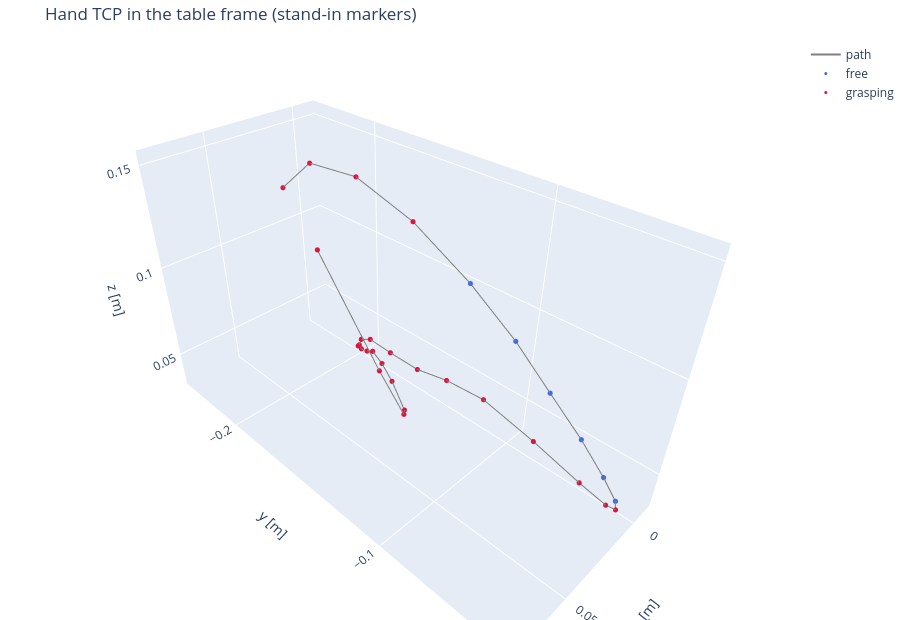

The notebook cell this image was saved under:
### Markdown cell above
## The human clip in the table frame

### Code cell
import tempfile
from pathlib import Path

from hurobo.teleop_app import prepare_stand_in_clip
from hurobo.utils.notebook import show_video
from hurobo.utils.viewer import trajectories_figure, trajectory_figure

WORK_DIR = Path(tempfile.mkdtemp(prefix="hurobo_teleop_"))
CLIP_DIR = ROOT / "data/raw/overview_gif/hand_moves_cube"

clip = prepare_stand_in_clip(CLIP_DIR, WORK_DIR / "front", camera_position_table=(0.0, -0.45, 0.40))
demo = clip.demo
print(f"{len(demo.timestamps_s)} samples over {demo.timestamps_s[-1]:.2f} s")
print("QC:", "; ".join(clip.report.reasons))
trajectory_figure(
    demo.tcp_pos_table, demo.is_grasping, "Hand TCP in the table frame (stand-in markers)"
).show()

### Figure 1 — Plotly figure (JSON) as saved in the notebook; plotly's stock layout.template omitted (floating-point values rounded to 4 significant figures)
{"data": [{"hoverinfo": "skip", "line": {"color": "gray", "width": 2}, "mode": "lines", "name": "path", "type": "scatter3d", "x": [0.01446, 0.0189, 0.01718, 0.01134, 0.003452, -0.003685, -0.008858, -0.01024, -0.007987, -0.001701, 0.006945, 0.0157, 0.02449, 0.03235, 0.03915, 0.04485, 0.0496, 0.05343, 0.056, 0.05802, 0.05921, 0.05928, 0.05878, 0.05801, 0.05745, 0.05786, 0.05995, 0.06433, 0.06947, 0.07478, 0.07965], "y": [-0.2381, -0.2094, -0.1802, -0.1518, -0.1253, -0.104, -0.08654, -0.06856, -0.05397, -0.04406, -0.03997, -0.04103, -0.04971, -0.06745, -0.08728, -0.1011, -0.112, -0.1229, -0.1314, -0.1344, -0.1343, -0.1349, -0.1336, -0.1312, -0.1286, -0.123, -0.1154, -0.1045, -0.0998, -0.1066, -0.1301], "z": [0.1208, 0.143, 0.1446, 0.1314, 0.1091, 0.08613, 0.06432, 0.04764, 0.0366, 0.03459, 0.03978, 0.04896, 0.06172, 0.07671, 0.08953, 0.09421, 0.09608, 0.1004, 0.1037, 0.1033, 0.1013, 0.1005, 0.09947, 0.09927, 0.1002, 0.09749, 0.09425, 0.08939, 0.09353, 0.1127, 0.1528]}, {"customdata": [4, 5, 6, 7, 8, 9], "hovertemplate": "sample %{customdata}<br>x=%{x:.3f} y=%{y:.3f} z=%{z:.3f} m<extra>%{fullData.name}</extra>", "marker": {"color": "royalblue", "size": 3}, "mode": "markers", "name": "free", "type": "scatter3d", "x": [0.003452, -0.003685, -0.008858, -0.01024, -0.007987, -0.001701], "y": [-0.1253, -0.104, -0.08654, -0.06856, -0.05397, -0.04406], "z": [0.1091, 0.08613, 0.06432, 0.04764, 0.0366, 0.03459]}, {"customdata": [0, 1, 2, 3, 10, 11, 12, 13, 14, 15, 16, 17, 18, 19, 20, 21, 22, 23, 24, 25, 26, 27, 28, 29, 30], "hovertemplate": "sample %{customdata}<br>x=%{x:.3f} y=%{y:.3f} z=%{z:.3f} m<extra>%{fullData.name}</extra>", "marker": {"color": "crimson", "size": 3}, "mode": "markers", "name": "grasping", "type": "scatter3d", "x": [0.01446, 0.0189, 0.01718, 0.01134, 0.006945, 0.0157, 0.02449, 0.03235, 0.03915, 0.04485, 0.0496, 0.05343, 0.056, 0.05802, 0.05921, 0.05928, 0.05878, 0.05801, 0.05745, 0.05786, 0.05995, 0.06433, 0.06947, 0.07478, 0.07965], "y": [-0.2381, -0.2094, -0.1802, -0.1518, -0.03997, -0.04103, -0.04971, -0.06745, -0.08728, -0.1011, -0.112, -0.1229, -0.1314, -0.1344, -0.1343, -0.1349, -0.1336, -0.1312, -0.1286, -0.123, -0.1154, -0.1045, -0.0998, -0.1066, -0.1301], "z": [0.1208, 0.143, 0.1446, 0.1314, 0.03978, 0.04896, 0.06172, 0.07671, 0.08953, 0.09421, 0.09608, 0.1004, 0.1037, 0.1033, 0.1013, 0.1005, 0.09947, 0.09927, 0.1002, 0.09749, 0.09425, 0.08939, 0.09353, 0.1127, 0.1528]}], "layout": {"height": 620, "margin": {"b": 0, "l": 0, "r": 0, "t": 40}, "scene": {"aspectmode": "data", "camera": {"up": {"x": 0, "y": 0, "z": 1}}, "xaxis": {"title": {"text": "x [m]"}}, "yaxis": {"title": {"text": "y [m]"}}, "zaxis": {"title": {"text": "z [m]"}}}, "title": {"text": "Hand TCP in the table frame (stand-in markers)"}}}
